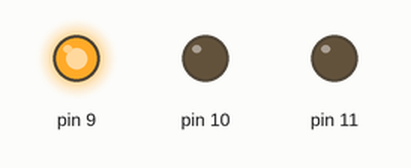
Recording of a sketch running on a simulated Arduino Uno, built with avr-gcc and run on an emulated ATmega328P. Shown: output pins drawn as LEDs (lit = HIGH).

Above: at 0.5 s.
At 2.5 s:
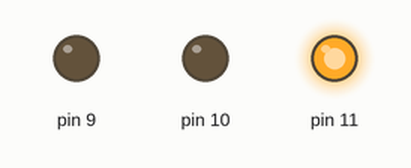
At 3.5 s:
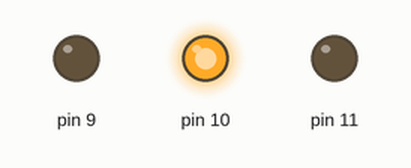
Timing chart, 0 to 5.2 s (numbered marks = the images above):
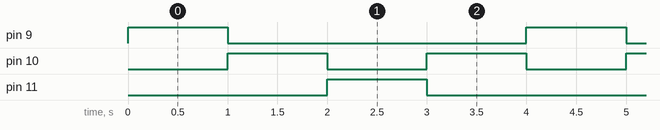

Measured:
- by itself, pin 9, pin 11: alternates HIGH for 1.0 s and LOW for 3.0 s
- by itself, pin 10: alternates HIGH for 1.0 s and LOW for 1.0 s
- by itself, everything shown: repeats every 4.0 s, in 4 steps

The sketch:

simple3LEDBlink.ino
```cpp
/* example for microsoft build conference */


// the setup function runs once when you press reset or power the board
void setup() {
  pinMode(9, OUTPUT);
  pinMode(10, OUTPUT);
  pinMode(11, OUTPUT);
}

// the loop function runs over and over again forever
void loop() {
  digitalWrite(9, HIGH);   // turn the LED on (HIGH is the voltage level)
  digitalWrite(10, LOW);   // turn the LED on (HIGH is the voltage level)
  digitalWrite(11, LOW);   // turn the LED on (HIGH is the voltage level)
  delay(1000);              // wait for a second
  digitalWrite(9, LOW);   // turn the LED on (HIGH is the voltage level)
  digitalWrite(10, HIGH);   // turn the LED on (HIGH is the voltage level)
  digitalWrite(11, LOW);   // turn the LED on (HIGH is the voltage level)
  delay(1000);
  digitalWrite(9, LOW);   // turn the LED on (HIGH is the voltage level)
  digitalWrite(10, LOW);   // turn the LED on (HIGH is the voltage level)
  digitalWrite(11, HIGH);   // turn the LED on (HIGH is the voltage level)
  delay(1000);
  digitalWrite(9, LOW);   // turn the LED on (HIGH is the voltage level)
  digitalWrite(10, HIGH);   // turn the LED on (HIGH is the voltage level)
  digitalWrite(11, LOW);   // turn the LED on (HIGH is the voltage level)
  delay(1000);
}
```
